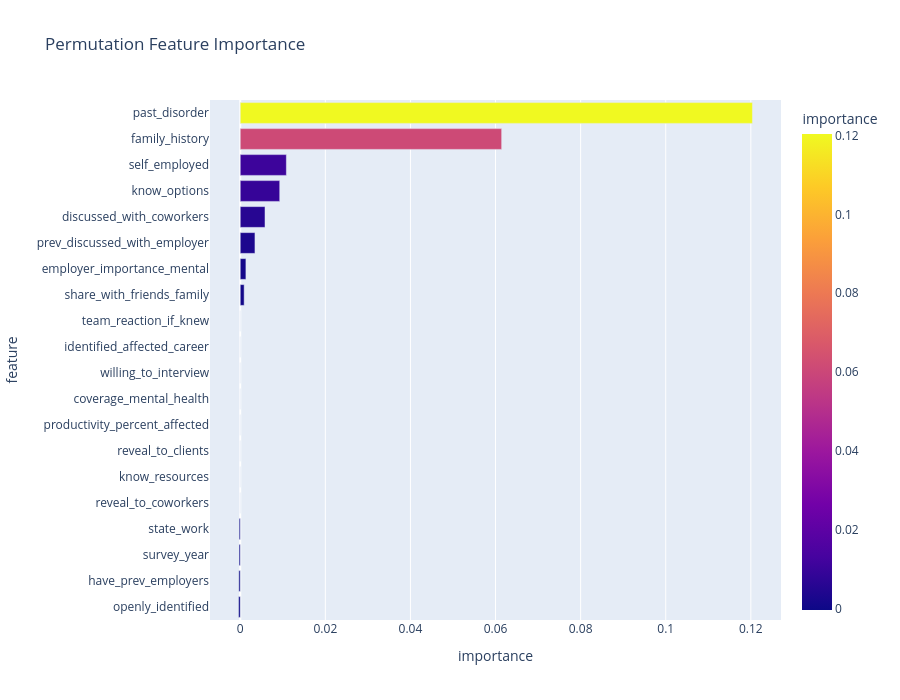

The cell this chart's notebook holds for it:
### Code cell
fig = px.bar(

    perm.head(20),

    x="importance",

    y="feature",

    orientation="h",

    color="importance",

    title="Permutation Feature Importance"

)

fig.update_layout(

    yaxis=dict(categoryorder="total ascending"),

    height=700

)

fig.show()

### Figure 1 — Plotly figure (JSON) as saved in the notebook; plotly's stock layout.template omitted (floating-point values rounded to 4 significant figures)
{"data": [{"hovertemplate": "importance=%{marker.color}<br>feature=%{y}<extra></extra>", "legendgroup": "", "marker": {"color": [0.1204, 0.06144, 0.01084, 0.009278, 0.005816, 0.003457, 0.001329, 0.0009177, 0.0, 0.0, 0.0, 0.0, 0.0, 0.0, 0.0, 0.0, -0.0002667, -0.0002848, -0.0003339, -0.0004], "coloraxis": "coloraxis", "pattern": {"shape": ""}}, "name": "", "orientation": "h", "showlegend": false, "textposition": "auto", "type": "bar", "x": [0.1204, 0.06144, 0.01084, 0.009278, 0.005816, 0.003457, 0.001329, 0.0009177, 0.0, 0.0, 0.0, 0.0, 0.0, 0.0, 0.0, 0.0, -0.0002667, -0.0002848, -0.0003339, -0.0004], "xaxis": "x", "y": ["past_disorder", "family_history", "self_employed", "know_options", "discussed_with_coworkers", "prev_discussed_with_employer", "employer_importance_mental", "share_with_friends_family", "reveal_to_coworkers", "know_resources", "reveal_to_clients", "productivity_percent_affected", "coverage_mental_health", "willing_to_interview", "identified_affected_career", "team_reaction_if_knew", "state_work", "survey_year", "have_prev_employers", "openly_identified"], "yaxis": "y"}], "layout": {"barmode": "relative", "coloraxis": {"colorbar": {"title": {"text": "importance"}}, "colorscale": [[0, "#0d0887"], [0.1111, "#46039f"], [0.2222, "#7201a8"], [0.3333, "#9c179e"], [0.4444, "#bd3786"], [0.5556, "#d8576b"], [0.6667, "#ed7953"], [0.7778, "#fb9f3a"], [0.8889, "#fdca26"], [1, "#f0f921"]]}, "height": 700, "legend": {"tracegroupgap": 0}, "title": {"text": "Permutation Feature Importance"}, "xaxis": {"anchor": "y", "domain": [0, 1], "title": {"text": "importance"}}, "yaxis": {"anchor": "x", "categoryorder": "total ascending", "domain": [0, 1], "title": {"text": "feature"}}}}
